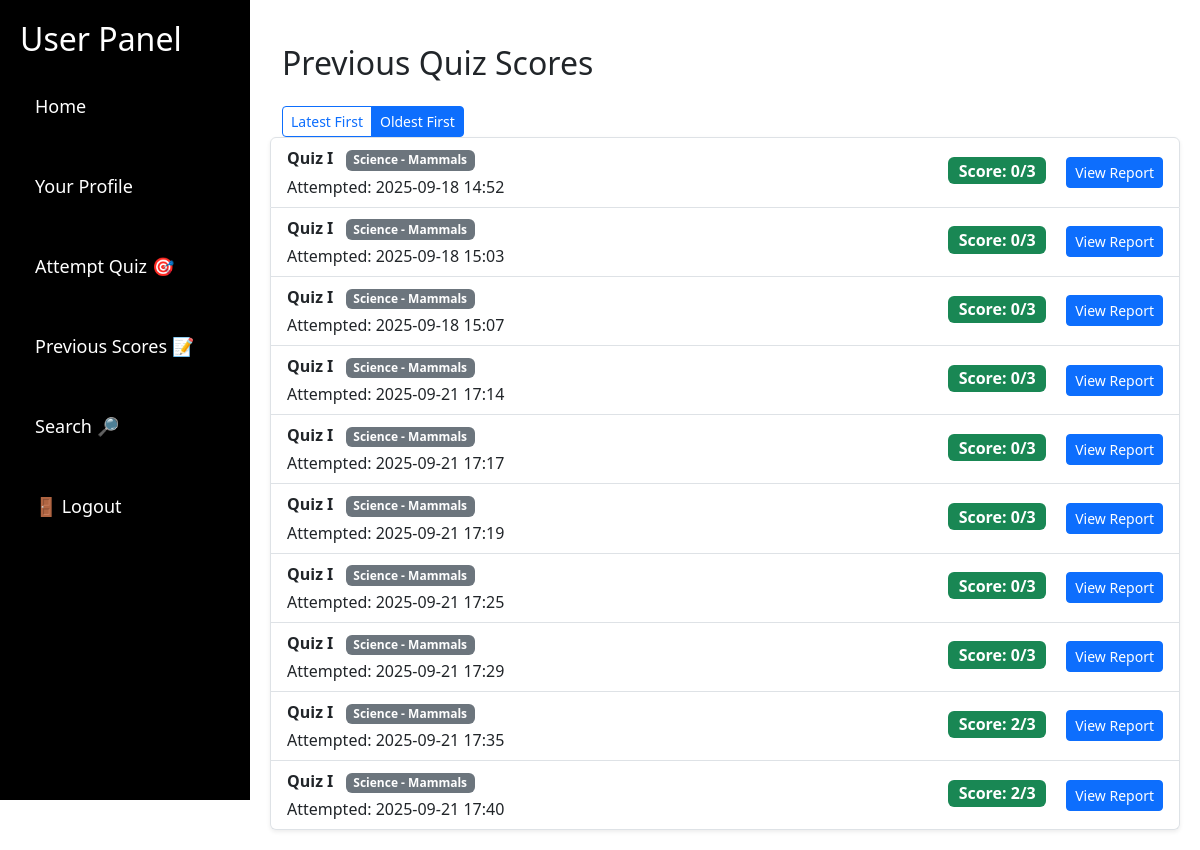
Page /user/prev?sort_by=asc (signed in) on the earlier database version.
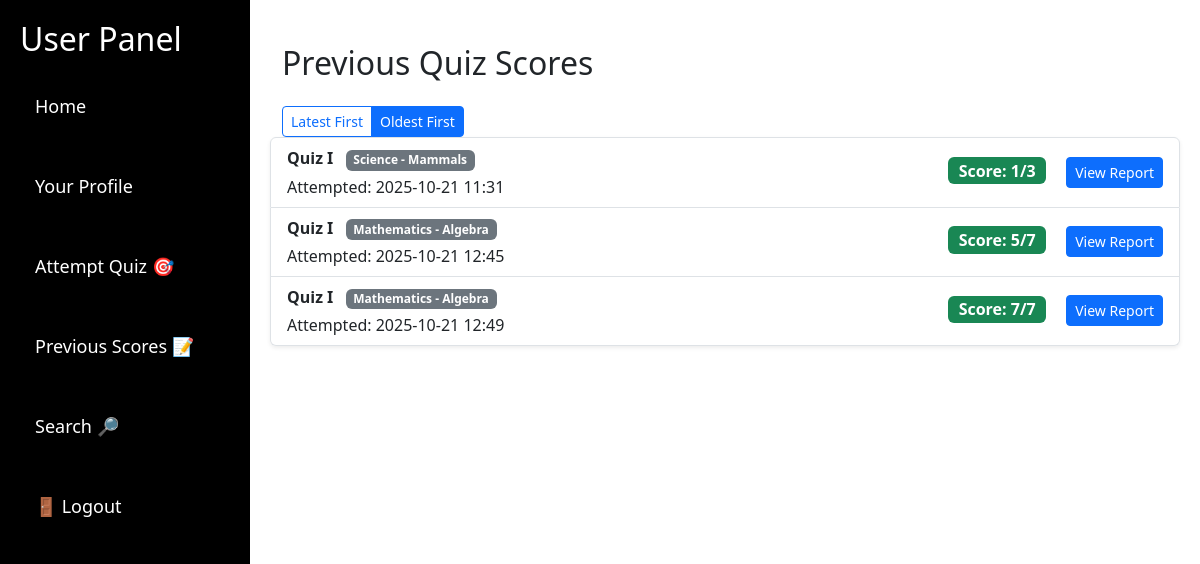
Same page on the later database version.
### models/models.py (models this page shows)
class Score(db.Model):
    id = db.Column(db.Integer, primary_key=True)
    quiz_id = db.Column(db.Integer, db.ForeignKey('quiz.id', ondelete="CASCADE"), nullable=False)
    user_id = db.Column(db.Integer, db.ForeignKey('user.id', ondelete="CASCADE"), nullable=False)
    time_stamp = db.Column(db.DateTime, default=datetime.utcnow)
    total_score = db.Column(db.Integer, nullable=False)
    user = db.relationship('User', backref=db.backref('scores', lazy=True))
    quiz = db.relationship('Quiz', backref=db.backref('scores', lazy=True, cascade="all, delete"))

class Quiz(db.Model):
    id = db.Column(db.Integer, primary_key=True)
    chapter_id = db.Column(db.Integer, db.ForeignKey('chapter.id', ondelete="CASCADE"), nullable=False)
    title = db.Column(db.String(255), nullable=False)
    date_of_quiz = db.Column(db.DateTime, default=datetime.utcnow)
    time_duration = db.Column(db.String(5))
    chapter = db.relationship('Chapter', backref=db.backref('quizzes', lazy=True, cascade="all, delete-orphan"))

class Subject(db.Model):
    id = db.Column(db.Integer, primary_key=True)
    name = db.Column(db.String(255), unique=True, nullable=False)

class Chapter(db.Model):
    id = db.Column(db.Integer, primary_key=True)
    subject_id = db.Column(db.Integer, db.ForeignKey('subject.id', ondelete="CASCADE"), nullable=False)
    name = db.Column(db.String(255), nullable=False)
    subject = db.relationship('Subject', backref=db.backref('chapters', lazy=True, cascade="all, delete"))

### routes/user.py (the view)
@user_bp.route('/user/prev')
@login_required
def previous_scores():
    sort_by = request.args.get('sort_by', 'desc')
    query = Score.query.filter_by(user_id=current_user.id)
    if sort_by == 'asc':
        scores = query.order_by(Score.time_stamp.asc()).options(
            joinedload(Score.quiz).joinedload(Quiz.chapter).joinedload(Chapter.subject)
        ).all()
    else:
        scores = query.order_by(Score.time_stamp.desc()).options(
            joinedload(Score.quiz).joinedload(Quiz.chapter).joinedload(Chapter.subject)
        ).all()
    return render_template('previous_quiz.html', scores=scores)

### __init__.py (called while the page is built)
def create_app():
    app=Flask(__name__)
    app.config['SQLALCHEMY_DATABASE_URI'] = 'sqlite:///new.db'
    app.config['SQLALCHEMY_TRACK_MODIFICATIONS'] = False
    app.config['SECRET_KEY'] = 'supersecret'
    db.init_app(app)
    bcrypt.init_app(app)
    login_manager = LoginManager()
    @login_manager.user_loader
    def load_user(user_id):
        return User.query.get(int(user_id))
    login_manager.init_app(app)
    login_manager.session_protection = "strong"
    from routes.routes import main_bp
    from routes.admin import admin_bp
    from routes.user import user_bp
    from routes.auth import auth_bp
    app.register_blueprint(admin_bp)
    app.register_blueprint(user_bp)
    app.register_blueprint(main_bp)
    app.register_blueprint(auth_bp)
    with app.app_context():
        db.create_all()
        create_admin()
    return app

### templates/previous_quiz.html
{% extends "user.html" %}
{% block content %}
<div class="container mt-4">
    <h2 class="mb-4">Previous Quiz Scores</h2>
    <div class="btn-group">
            <a href="{{ url_for('user_bp.previous_scores', sort_by='desc') }}"
               class="btn btn-sm btn-outline-primary {% if request.args.get('sort_by', 'desc') == 'desc' %}active{% endif %}">
               Latest First
            </a>
            <a href="{{ url_for('user_bp.previous_scores', sort_by='asc') }}"
               class="btn btn-sm btn-outline-primary {% if request.args.get('sort_by') == 'asc' %}active{% endif %}">
               Oldest First
            </a>
        </div>
    </div>
    {% if scores %}
        <ul class="list-group shadow-sm">
            {% for score in scores %}
                {% set total_questions = score.quiz.questions|length %}
                <li class="list-group-item d-flex justify-content-between align-items-center">
                    <div>
                        <strong class="text-dark">{{ score.quiz.title }}</strong>
                        <span class="badge bg-secondary ms-2">{{ score.quiz.chapter.subject.name }} - {{ score.quiz.chapter.name }}</span>
                        <p class="mb-0 mt-1">
                            Attempted: {{ score.time_stamp.strftime('%Y-%m-%d %H:%M') }}
                        </p>
                    </div>
                    <div class="text-end">
                        <span class="badge bg-success fs-6 me-3">
                            Score: {{ score.total_score }}/{{ total_questions }}
                        </span>
                        <a href="{{ url_for('user_bp.quiz_performance', score_id=score.id) }}" class="btn btn-sm btn-primary">
                            View Report
                        </a>
                    </div>
                </li>
            {% endfor %}
        </ul>
    {% else %}
        <p class="alert alert-warning mt-3">
            You have not attempted any Quizzes yet! Click <a href="{{ url_for('user_bp.available_quiz')}}">here</a> to start attempting Quizzes.
        </p>
    {% endif %}
</div>
{% endblock %}

Differences in the rows shown:
no longer on this page (row edited): Score: quiz "Quiz I", quiz.chapter.subject.name "Science", quiz.chapter.name "Mammals", time_stamp "2025-09-21 17:14", total_score "0", total_questions "3"
removed Score: quiz "Quiz I", quiz.chapter.subject.name "Science", quiz.chapter.name "Mammals", time_stamp "2025-09-21 17:17", total_score "0", total_questions "3"
removed Score: quiz "Quiz I", quiz.chapter.subject.name "Science", quiz.chapter.name "Mammals", time_stamp "2025-09-21 17:19", total_score "0", total_questions "3"
removed Score: quiz "Quiz I", quiz.chapter.subject.name "Science", quiz.chapter.name "Mammals", time_stamp "2025-09-21 17:25", total_score "0", total_questions "3"
removed Score: quiz "Quiz I", quiz.chapter.subject.name "Science", quiz.chapter.name "Mammals", time_stamp "2025-09-21 17:29", total_score "0", total_questions "3"
removed Score: quiz "Quiz I", quiz.chapter.subject.name "Science", quiz.chapter.name "Mammals", time_stamp "2025-09-21 17:35", total_score "2", total_questions "3"
removed Score: quiz "Quiz I", quiz.chapter.subject.name "Science", quiz.chapter.name "Mammals", time_stamp "2025-09-21 17:40", total_score "2", total_questions "3"
changed Score "Science": time_stamp "2025-09-18 14:52" → "2025-10-21 11:31"; total_score "0" → "1"
changed Score (number 2 of 3 on the later page): quiz.chapter.subject.name "Science" → "Mathematics"; quiz.chapter.name "Mammals" → "Algebra"; time_stamp "2025-09-18 15:03" → "2025-10-21 12:45"; total_score "0" → "5"; total_questions "3" → "7"
changed Score (number 3 of 3 on the later page): quiz.chapter.subject.name "Science" → "Mathematics"; quiz.chapter.name "Mammals" → "Algebra"; time_stamp "2025-09-18 15:07" → "2025-10-21 12:49"; total_score "0" → "7"; total_score "3" → "7"
